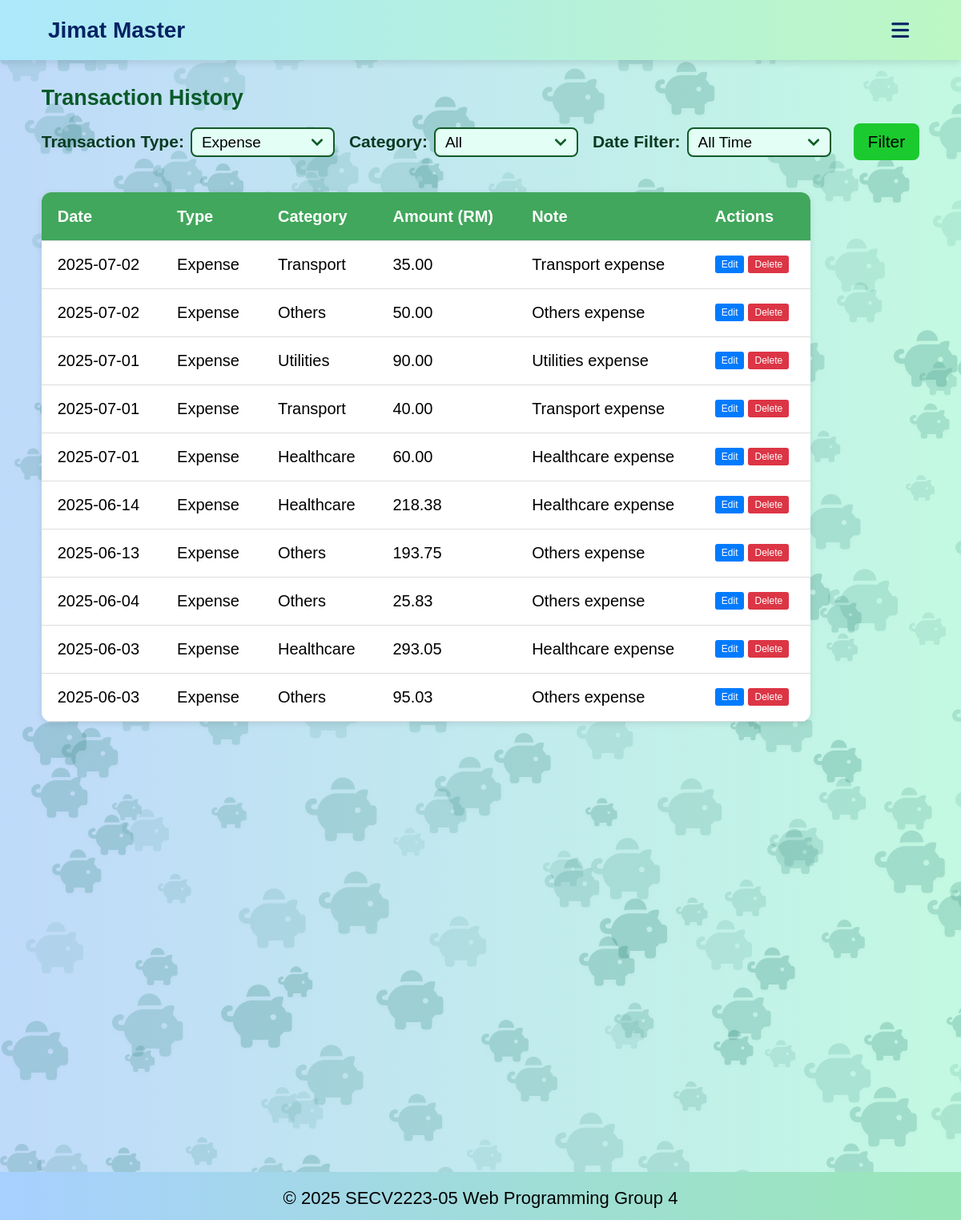
The page /overview.php?type=expense (signed in) on the database its author committed.
### tables this page shows
CREATE TABLE IF NOT EXISTS transactions (
    transaction_id INT AUTO_INCREMENT PRIMARY KEY,
    user_id INT NOT NULL,
    category_id INT NOT NULL,
    type ENUM('income', 'expense') NOT NULL,
    amount DECIMAL(10,2) NOT NULL,
    note TEXT,
    date DATE,
    FOREIGN KEY (user_id) REFERENCES users(user_id) ON DELETE CASCADE,
    FOREIGN KEY (category_id) REFERENCES categories(category_id) ON DELETE CASCADE
);

CREATE TABLE IF NOT EXISTS categories (
    category_id INT AUTO_INCREMENT PRIMARY KEY,
    name VARCHAR(50) NOT NULL,
    type VARCHAR(50) NOT NULL 
);

### overview.php (the view, shortened to what this page needs)
<!DOCTYPE html>
<html lang="en">
<head>
    <link rel="stylesheet" href="style.css">
    <link rel="stylesheet" href="https://cdnjs.cloudflare.com/ajax/libs/font-awesome/6.1.0/css/all.min.css">
</head>
<body>
    <div id="piggy-bg"></div>
    <div class="piggy-container" aria-hidden="true"></div>
    <?php
    include 'includes/db.php';
    $user_id = $_SESSION['user_id'];
    ?>
    <header>
        <nav aria-label="Main Navigation">
            <div class="headername">Jimat Master</div>
            <i class="fa-solid fa-bars" id="menuicon"></i>
        </nav>
    </header>
    <main class="overviewmain">
        <section id="overview">
            <h2>Transaction History</h2>
            <form method="GET" action="overview.php">
                <div class="filtergroup">
                    <label for="transactionType">Transaction Type:</label>
                    <select id="OtransactionType" name="type" onchange="this.form.submit()" required>
                        <?php
                        $selectedType = isset($_GET['type']) ? $_GET['type'] : 'all';
                        ?>
                        <option value="expense" <?php echo ($selectedType == 'expense') ? 'selected' : ''; ?>>Expense</option>
                    </select>
                </div>
                <div class="filtergroup">
                    <label for="category">Category:</label>
                    <select name="category" id="Ocategory">
                        <option value="">All</option>
                    </select>
                </div>
                <div class="filtergroup">
                    <label for="date_filter">Date Filter:</label>
                    <select name="date_filter" id="Odate_filter">
                        <option value="" <?php echo (!isset($_GET['date_filter']) || $_GET['date_filter'] == '') ? 'selected' : ''; ?>>All Time</option>
                    </select>
                </div>
                <div class="filtergroup">
                    <button type="submit" class="filterbtn">Filter</button>
                </div>
            </form>
            <?php
            $selectedType = isset($_GET['type']) ? $_GET['type'] : 'all';
            if ($selectedType === 'all') {
                $transactionTypes = ['income', 'expense'];
                foreach ($transactionTypes as $currentType) {
                    echo "<h3>" . ucfirst($currentType) . " Transactions</h3>";
                    echo "<table>";
                    echo "<thead>
                            <tr>
                                <th>Date</th>
                                <th>Category</th>
                                <th>Amount (RM)</th>
                                <th>Note</th>
                                <th>Actions</th>
                            </tr>
                          </thead>";
                    echo "<tbody>";
                    $sql = "SELECT t.*, c.name AS category_name FROM transactions t
                            JOIN categories c ON t.category_id = c.category_id
                            WHERE t.user_id = ? AND t.type = ?";
                    $params = [$user_id, $currentType];
                    $types = "is";
                    if (!empty($_GET['category'])) {
                        $sql .= " AND t.category_id = ?";
                        $params[] = $_GET['category'];
                        $types .= "i";
                    }
                    if (!empty($_GET['date_filter']) && is_numeric($_GET['date_filter'])) {
                        $days = (int)$_GET['date_filter'];
                        $sql .= " AND t.date >= DATE_SUB(CURDATE(), INTERVAL ? DAY)";
                        $params[] = $days;
                        $types .= "i";
                    }
                    $sql .= " ORDER BY t.date DESC, t.transaction_id DESC";
                    $stmt = $conn->prepare($sql);
                    if ($stmt) {
                        $stmt->bind_param($types, ...$params);
                        $stmt->execute();
                        $result = $stmt->get_result();
                        if ($result->num_rows > 0) {
                            $total = 0;
                            while ($row = $result->fetch_assoc()) {
                                $total += $row['amount'];
                                echo "<tr id='row-{$row['transaction_id']}'>
                                        <td class='date-cell'>" . htmlspecialchars($row['date']) . "</td>
                                        <td class='category-cell' data-category-id='" . htmlspecialchars($row['category_id']) . "'>" . htmlspecialchars($row['category_name']) . "</td>
                                        <td class='amount-cell'>" . number_format($row['amount'], 2) . "</td>
                                        <td class='note-cell'>" . htmlspecialchars($row['note']) . "</td>
                                        <td class='action-cell'>
                                            <div class='action-buttons'>
                                                <button class='btn-edit' onclick='editTransaction({$row['transaction_id']})'>Edit</button>
                                                <button class='btn-delete' onclick='deleteTransaction({$row['transaction_id']})'>Delete</button>
                                            </div>
                                        </td>
                                      </tr>";
                            }
                            echo "<tr style='font-weight: bold; background-color: #f0f0f0;'>
                                    <td colspan='3'>Total " . ucfirst($currentType) . "</td>
                                    <td>RM " . number_format($total, 2) . "</td>
                                    <td></td>
                                  </tr>";
                        } else {
                            echo "<tr><td colspan='5' style='text-align: center; padding: 20px;'>No " . $currentType . " transactions found.</td></tr>";
                        }
                        $stmt->close();
                    } else {
                        echo "<tr><td colspan='5' style='text-align: center; padding: 20px; color: red;'>Error preparing query: " . htmlspecialchars($conn->error) . "</td></tr>";
                    }
                    echo "</tbody>";
                    echo "</table>";
                    echo "<br>";
                }
            } else {
                echo "<table>";
                echo "<thead>
                        <tr>
                            <th>Date</th>
                            <th>Type</th>
                            <th>Category</th>
                            <th>Amount (RM)</th>
                            <th>Note</th>
                            <th>Actions</th>
                        </tr>
                      </thead>";
                echo "<tbody>";
                $sql = "SELECT t.*, c.name AS category_name FROM transactions t
                        JOIN categories c ON t.category_id = c.category_id
                        WHERE t.user_id = ?";
                $params = [$user_id];
                $types = "i";
                if (!empty($_GET['type']) && $_GET['type'] !== 'all') {
                    $sql .= " AND t.type = ?";
                    $params[] = $_GET['type'];
                    $types .= "s";
                }
                $sql .= " ORDER BY t.date DESC, t.transaction_id DESC";
                $stmt = $conn->prepare($sql);
                if ($stmt) {
                    $stmt->bind_param($types, ...$params);
                    $stmt->execute();
                    $result = $stmt->get_result();
                    if ($result->num_rows > 0) {
                        while ($row = $result->fetch_assoc()) {
                            echo "<tr id='row-{$row['transaction_id']}'>
                                    <td class='date-cell'>" . htmlspecialchars($row['date']) . "</td>
                                    <td class='type-cell'>" . htmlspecialchars(ucfirst($row['type'])) . "</td>
                                    <td class='category-cell' data-category-id='" . htmlspecialchars($row['category_id']) . "'>" . htmlspecialchars($row['category_name']) . "</td>
                                    <td class='amount-cell'>" . number_format($row['amount'], 2) . "</td>
                                    <td class='note-cell'>" . htmlspecialchars($row['note']) . "</td>
                                    <td class='action-cell'>
                                        <div class='action-buttons'>
                                            <button class='btn-edit' onclick='editTransaction({$row['transaction_id']})'>Edit</button>
                                            <button class='btn-delete' onclick='deleteTransaction({$row['transaction_id']})'>Delete</button>
                                        </div>
                                    </td>
                                  </tr>";
                        }
                    } else {
                        echo "<tr><td colspan='6' style='text-align: center; padding: 20px;'>No transactions found.</td></tr>";
                    }
                } else {
                    echo "<tr><td colspan='6' style='text-align: center; padding: 20px; color: red;'>Error preparing query: " . htmlspecialchars($conn->error) . "</td></tr>";
                }
                echo "</tbody>";
                echo "</table>";
            }
            ?>
        </section>
    </main>
    <footer>
        <div class="footercontainer">
            <p>
                <span class="footeryear">&copy; <span id="current-year"></span> SECV2223-05</span>
                <span class="footergroup">Web Programming Group 4</span>
            </p>
        </div>
    </footer>
</body>
</html>

### rows shown on the page
transactions: date "2025-07-02", type "Expense", category.name "Transport", amount "35.00", note "Transport expense"
transactions: date "2025-07-02", type "Expense", category.name "Others", amount "50.00", note "Others expense"
transactions: date "2025-07-01", type "Expense", category.name "Utilities", amount "90.00", note "Utilities expense"
transactions: date "2025-07-01", type "Expense", category.name "Transport", amount "40.00", note "Transport expense"
transactions: date "2025-07-01", type "Expense", category.name "Healthcare", amount "60.00", note "Healthcare expense"
transactions: date "2025-06-14", type "Expense", category.name "Healthcare", amount "218.38", note "Healthcare expense"
transactions: date "2025-06-13", type "Expense", category.name "Others", amount "193.75", note "Others expense"
transactions: date "2025-06-04", type "Expense", category.name "Others", amount "25.83", note "Others expense"
transactions: date "2025-06-03", type "Expense", category.name "Healthcare", amount "293.05", note "Healthcare expense"
transactions: date "2025-06-03", type "Expense", category.name "Others", amount "95.03", note "Others expense"
